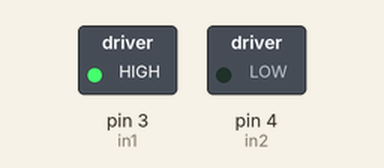
Simulated run of this sketch. Board: Arduino Uno, built with avr-gcc and run on an emulated ATmega328P. On the bench: switched loads named in the sketch (green lamp = pin HIGH).

Above: at 0.1 s.
Timing chart, 0 to 1.6 s (numbered marks = the images above):
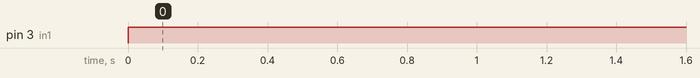

Measured:
- by itself, pin 3 (in1): LOW → HIGH at 0.00 s

The sketch:

motordriver.ino
```cpp
#define in1 3     //motor driver in1 pin
#define in2 4     //motor driver in2 pin
#define in3 5     //motor driver in3 pin
#define in4 6     //motor driver in4 pin
#define ir1out 7  //1st ir pair output
#define ir2out 8  //2nd ir pair output

void setup() {
  // put your setup code here, to run once:
  pinMode(in1, OUTPUT);
  pinMode(in2, OUTPUT);
  /*pinMode(in3, OUTPUT);
  pinMode(in4, OUTPUT);
  pinMode(ir1out, INPUT);
  */
  Serial.begin(9600);
}

void loop() {
  //put your main code here, to run repeatedly:
  //int ir1 = digitalRead(ir1out);
  //Serial.println(ir1);

    digitalWrite(in1, HIGH);
    digitalWrite(in2, LOW);
  /*if (ir1 == 1) {
    digitalWrite(in1, HIGH);
    digitalWrite(in2, LOW);
    digitalWrite(in3, HIGH);
    digitalWrite(in4, LOW);
  }
  if(ir1 == 0) {
    digitalWrite(in1, LOW);
    digitalWrite(in2, HIGH);
    digitalWrite(in3, LOW);
    digitalWrite(in4, HIGH);
  }
*/

  delay(1000);

}
```
